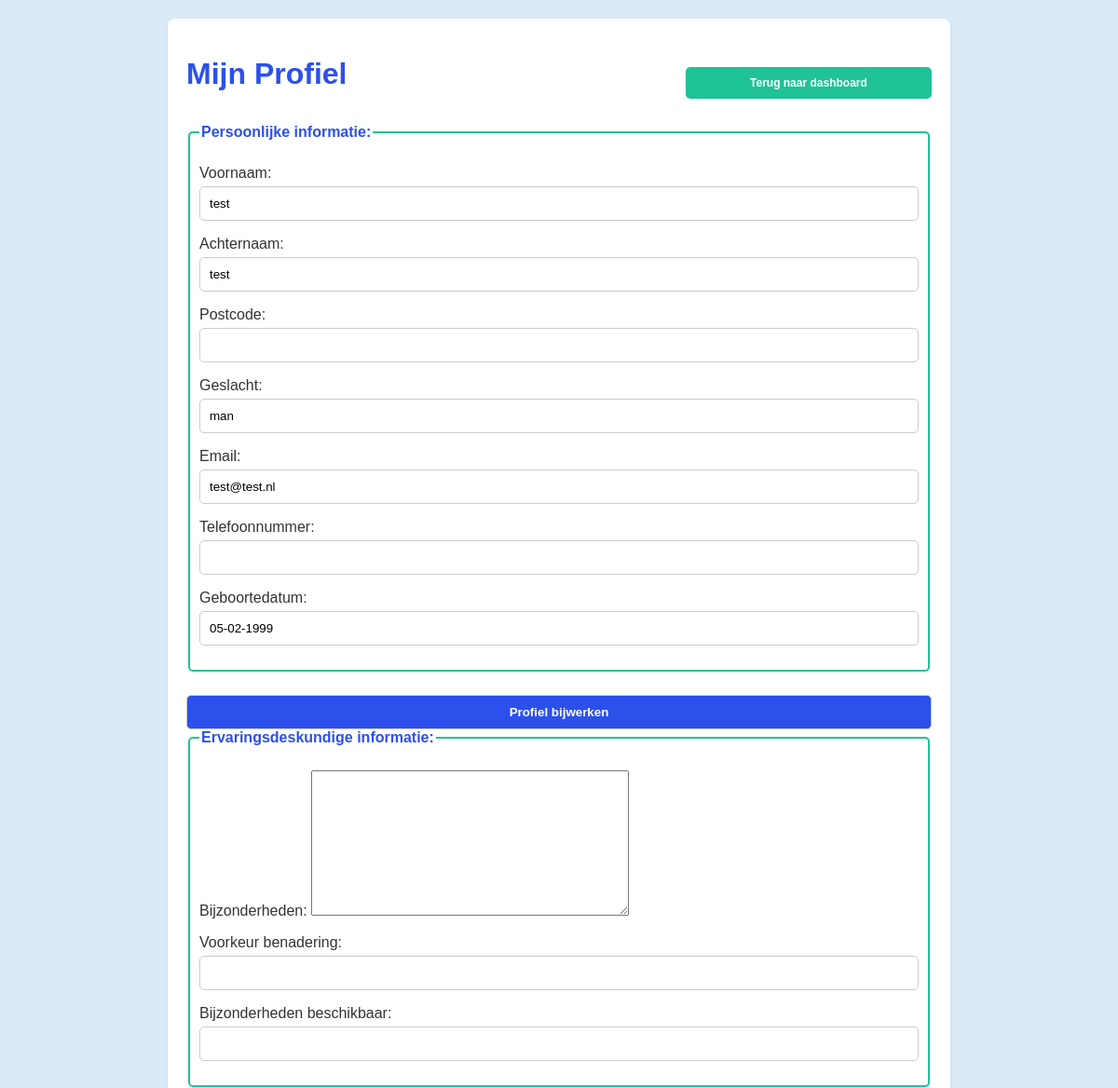
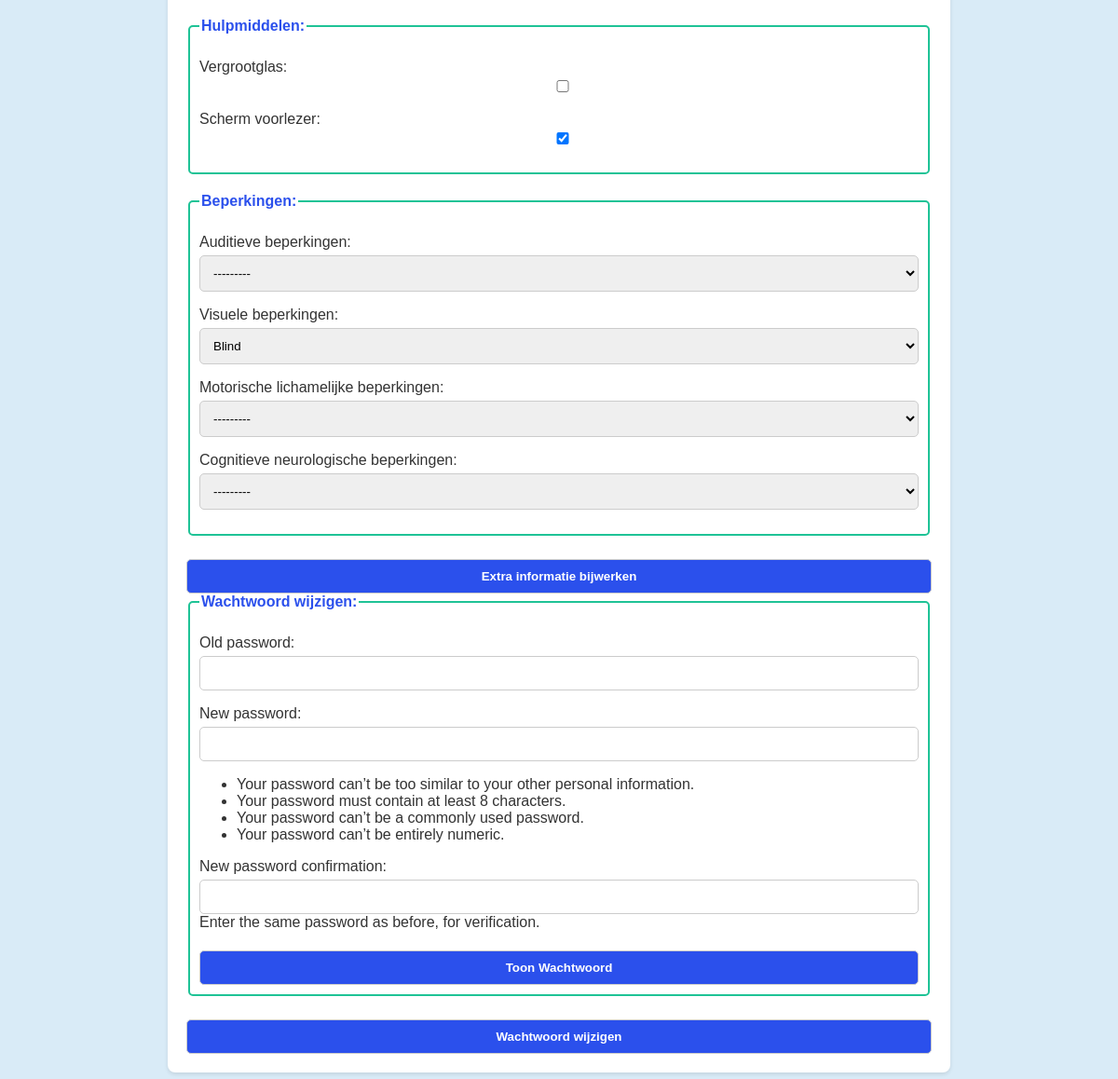
Page /ervaringsdeskundige/profiel/ (signed in) on the committed database (2 pictures, top to bottom).
### core/models.py (models this page shows, shortened)
class Gebruikers(AbstractBaseUser, PermissionsMixin):
    gebruiker_id = models.AutoField(primary_key=True)
    voornaam = models.CharField(max_length=255)
    achternaam = models.CharField(max_length=255)
    is_beheerder = models.BooleanField(default=False)
    is_organisatie = models.BooleanField(default=False)
    postcode = models.CharField(max_length=6, blank=True, null=True)
    geslacht = models.CharField(max_length=10, blank=True, null=True)
    email = models.EmailField(unique=True)
    telefoonnummer = models.CharField(max_length=20, blank=True, null=True)
    geboortedatum = models.DateField()
    last_login = models.DateTimeField(blank=True, null=True)
    organisatie = models.ForeignKey(Organisaties, on_delete=models.SET_NULL, null=True, blank=True)
    objects = GebruikersManager()
    USERNAME_FIELD = 'email'
    REQUIRED_FIELDS = []
    class Meta:
        db_table = 'gebruikers'

class Ervaringsdeskundige(models.Model):
    ervaringsdeskundige_id = models.AutoField(primary_key=True)
    bijzonderheden = models.TextField(blank=True, null=True)
    voorkeur_benadering = models.CharField(max_length=255, blank=True, null=True)
    bijzonderheden_beschikbaar = models.CharField(max_length=255, blank=True, null=True)
    gebruiker = models.ForeignKey(Gebruikers, on_delete=models.CASCADE)
    beperkingen = models.ForeignKey(Beperkingen, on_delete=models.SET_NULL, null=True, blank=True)
    toezichthouder = models.ForeignKey(Toezichthouder, on_delete=models.SET_NULL, null=True, blank=True)
    hulpmiddelen = models.ForeignKey(Hulpmiddelen, on_delete=models.SET_NULL, null=True, blank=True)
    is_goedgekeurd = models.BooleanField(default=False)
    class Meta:
        db_table = 'ervaringsdeskundige'

class Hulpmiddelen(models.Model):
    hulpmiddelen_id = models.AutoField(primary_key=True)
    vergrootglas = models.BooleanField(default=False)
    scherm_voorlezer = models.BooleanField(default=False)
    class Meta:
        db_table = 'hulpmiddelen'

class Beperkingen(models.Model):
    AUDITIEVE_BEPERKINGEN_CHOICES = [
        ('doof', 'Doof'),
        ('slechthorend', 'Slechthorend'),
        ('doofblind', 'Doofblind'),
    ]
    VISUELE_BEPERKINGEN_CHOICES = [
        ('blind', 'Blind'),
        ('slechtziend', 'Slechtziend'),
        ('kleurenblind', 'Kleurenblind'),
        ('doofblind', 'Doofblind'),
    ]
    MOTORISCHE_BEPERKINGEN_CHOICES = [
        ('amputatie', 'Amputatie en mismaaktheid'),
        ('artritus', 'Artritus'),
        ('fibromyalgie', 'Fibromyalgie'),
        ('reuma', 'Reuma'),
        ('handvaardigheid', 'Verminderde handvaardigheid'),
        ('spierdystrofie', 'Spierdystrofie'),
        ('rsi', 'RSI'),
        ('tremor', 'Tremor en Spasmen'),
        ('quadriplegie', 'Quadriplegie of tetraplegie'),
    ]
    COGNITIEVE_BEPERKINGEN_CHOICES = [
        ('adhd', 'ADHD'),
        ('autisme', 'Autisme'),
        ('leerstoornis', 'Leerstoornis'),
        ('geheugen', 'Geheugen beperking'),
        ('ms', 'Multiple Sclerose'),
        ('epilepsie', 'Epilepsie'),
        ('migraine', 'Migraine'),
    ]
    auditieve_beperkingen = models.CharField(max_length=50, choices=AUDITIEVE_BEPERKINGEN_CHOICES, blank=True, null=True)
    visuele_beperkingen = models.CharField(max_length=50, choices=VISUELE_BEPERKINGEN_CHOICES, blank=True, null=True)
    motorische_lichamelijke_beperkingen = models.CharField(max_length=50, choices=MOTORISCHE_BEPERKINGEN_CHOICES, blank=True, null=True)
    cognitieve_neurologische_beperkingen = models.CharField(max_length=50, choices=COGNITIEVE_BEPERKINGEN_CHOICES, blank=True, null=True)
    class Meta:
        db_table = 'beperkingen'

### ervaringsdeskundige/views.py (the view)
# urls.py: path('profiel/', views.profiel, name='profiel'),
@login_required
def profiel(request):
    gebruiker = request.user
    leeftijd = leeftijd_berekenen(gebruiker.geboortedatum)
    toon_toezichthouder_form = leeftijd < 18
    ervaringsdeskundige, _ = Ervaringsdeskundige.objects.get_or_create(gebruiker=gebruiker)
    hulpmiddelen, _ = Hulpmiddelen.objects.get_or_create(ervaringsdeskundige=ervaringsdeskundige)
    beperkingen, _ = Beperkingen.objects.get_or_create(ervaringsdeskundige=ervaringsdeskundige)
    toezichthouder, _ = Toezichthouder.objects.get_or_create(ervaringsdeskundige=ervaringsdeskundige) if (
        toon_toezichthouder_form) else (None, False)
    if request.method == 'POST':
        gebruiker_form = GebruikerForm(request.POST, instance=gebruiker)
        ervaringsdeskundige_form = ErvaringsdeskundigeForm(request.POST, instance=ervaringsdeskundige)
        hulpmiddelen_form = HulpmiddelenForm(request.POST, instance=hulpmiddelen)
        beperkingen_form = BeperkingenForm(request.POST, instance=beperkingen)
        toezichthouder_form = ToezichthouderForm(request.POST, instance=toezichthouder) if (
            toon_toezichthouder_form) else None
        password_form = CustomPasswordChangeForm(user=gebruiker, data=request.POST)
        if 'wijzigen_profiel' in request.POST:
            forms_valid = (gebruiker_form.is_valid() and ervaringsdeskundige_form.is_valid() and
                           hulpmiddelen_form.is_valid() and beperkingen_form.is_valid() and
                           toezichthouder_form.is_valid() if toon_toezichthouder_form else True)
            if forms_valid:
                gebruiker_form.save()
                ervaringsdeskundige_form.save()
                hulpmiddelen_form.save()
                beperkingen_form.save()
                if toon_toezichthouder_form:
                    toezichthouder_form.save()
                messages.success(request, 'Profiel succesvol bijgewerkt.', extra_tags='profiel')
                return redirect('profiel')
            else:
                messages.error(request, 'Controleer alstublieft de ingevoerde gegevens.', extra_tags='profiel')
        elif 'wijzigen_wachtwoord' in request.POST and password_form.is_valid():
            user = password_form.save()
            update_session_auth_hash(request, user)
            messages.success(request, 'Wachtwoord succesvol gewijzigd.', extra_tags='profiel')
            return redirect('profiel')
    else:
        gebruiker_form = GebruikerForm(instance=gebruiker)
        ervaringsdeskundige_form = ErvaringsdeskundigeForm(instance=ervaringsdeskundige)
        hulpmiddelen_form = HulpmiddelenForm(instance=hulpmiddelen)
        beperkingen_form = BeperkingenForm(instance=beperkingen)
        toezichthouder_form = ToezichthouderForm(instance=toezichthouder) if toon_toezichthouder_form else None
        password_form = CustomPasswordChangeForm(user=gebruiker)
    context = {
        'gebruiker_form': gebruiker_form,
        'ervaringsdeskundige_form': ervaringsdeskundige_form,
        'hulpmiddelen_form': hulpmiddelen_form,
        'beperkingen_form': beperkingen_form,
        'toezichthouder_form': toezichthouder_form,
        'password_form': password_form,
        'toon_toezichthouder_form': toon_toezichthouder_form,
    }
    return render(request, 'profiel.html', context)

### ervaringsdeskundige/forms.py
class GebruikerForm(forms.ModelForm):
    class Meta:
        model = User
        fields = ['voornaam', 'achternaam', 'postcode', 'geslacht', 'email', 'telefoonnummer', 'geboortedatum']
    def __init__(self, *args, **kwargs):
        super(GebruikerForm, self).__init__(*args, **kwargs)
        for field in self.fields:
            self.fields[field].required = False

class ErvaringsdeskundigeForm(forms.ModelForm):
    class Meta:
        model = Ervaringsdeskundige
        fields = ['bijzonderheden', 'voorkeur_benadering', 'bijzonderheden_beschikbaar']
    def __init__(self, *args, **kwargs):
        super(ErvaringsdeskundigeForm, self).__init__(*args, **kwargs)
        for field in self.fields:
            self.fields[field].required = False

### ervaringsdeskundige/views.py (called while the page is built)
def leeftijd_berekenen(geboortedatum):
    vandaag = date.today()
    leeftijd = vandaag.year - geboortedatum.year - ((vandaag.month, vandaag.day)
                                                    < (geboortedatum.month, geboortedatum.day))
    return leeftijd

### ervaringsdeskundige/templates/profiel.html (shortened to what this page needs)
<!DOCTYPE html>
<html lang="nl">
<head>
    {% load static %}
    <link rel="stylesheet" href="{% static 'CSS/profiel.css' %}" type="text/css">
</head>
<body>
<div class="container">
    <main>
        <div class="header">
            <h1>Mijn Profiel</h1>
            <button onclick="history.back()" class="back-button">Terug naar dashboard</button>
        </div>
        <form method="post" aria-label="Profiel bijwerken">
            <fieldset>
                <legend>Persoonlijke informatie:</legend>
                {{ gebruiker_form.as_p }}
            </fieldset>
            <button type="submit" name="wijzigen_profiel">Profiel bijwerken</button>
        </form>
        <form method="post" aria-label="Extra informatie bijwerken">
            <fieldset>
                <legend>Ervaringsdeskundige informatie:</legend>
                {{ ervaringsdeskundige_form.as_p }}
            </fieldset>
            <fieldset>
                <legend>Hulpmiddelen:</legend>
                {{ hulpmiddelen_form.as_p }}
            </fieldset>
            <fieldset>
                <legend>Beperkingen:</legend>
                {{ beperkingen_form.as_p }}
            </fieldset>
            <button type="submit" name="wijzigen_extra_info">Extra informatie bijwerken</button>
        </form>
        <form method="post" aria-label="Wachtwoord wijzigen">
            <fieldset>
                <legend>Wachtwoord wijzigen:</legend>
                {{ password_form.as_p }}
                <button type="button" onclick="togglePasswordVisibility()" aria-label="Toon wachtwoord">Toon
                    Wachtwoord
                </button>
            </fieldset>
            <button type="submit" name="wijzigen_wachtwoord">Wachtwoord wijzigen</button>
        </form>
    </main>
</div>
</body>
</html>

### ervaringsdeskundige/static/CSS/Profiel.css (style rules this page uses)
body { font-family: Arial, sans-serif; background-color: #d9ebf7; color: #333; padding: 20px; margin: 0 auto; }
.container { max-width: 800px; margin: 0 auto; padding: 20px; background-color: #fff; border-radius: 8px; box-shadow: 0 2px 4px rgba(0,0,0,0.1); }
h1 { color: #2b50ec; flex-grow: 30; margin-right: 250px; width: 1000px; height: 50px; }
fieldset { border: 2px solid #1fc396; border-radius: 5px; padding: 10px; margin-bottom: 20px; }
legend { color: #2b50ec; font-weight: bold; }
label, button, input[type="button"], input[type="submit"] { cursor: pointer; }
input, select, button, input[type="button"], input[type="submit"] { border: 1px solid #ccc; border-radius: 5px; padding: 10px; margin-top: 5px; width: 100%; box-sizing: border-box; }
button, input[type="button"], input[type="submit"] { background-color: #2b50ec; color: white; font-weight: bold; }
.header { display: flex; justify-content: space-between; align-items: center; width: 100%; }
.back-button { background-color: #1fc396; color: white; padding: 10px 30px; font-size: 0.75em; border: none; border-radius: 5px; cursor: pointer; margin-left: 10px; }

### rows in the picture
Gebruikers: voornaam "test", achternaam "test", geslacht "man", email "test@test.nl", geboortedatum "05-02-1999"
Hulpmiddelen: scherm_voorlezer "☑"
Beperkingen: auditieve_beperkingen "---------", visuele_beperkingen "Blind", motorische_lichamelijke_beperkingen "---------", cognitieve_neurologische_beperkingen "---------"
